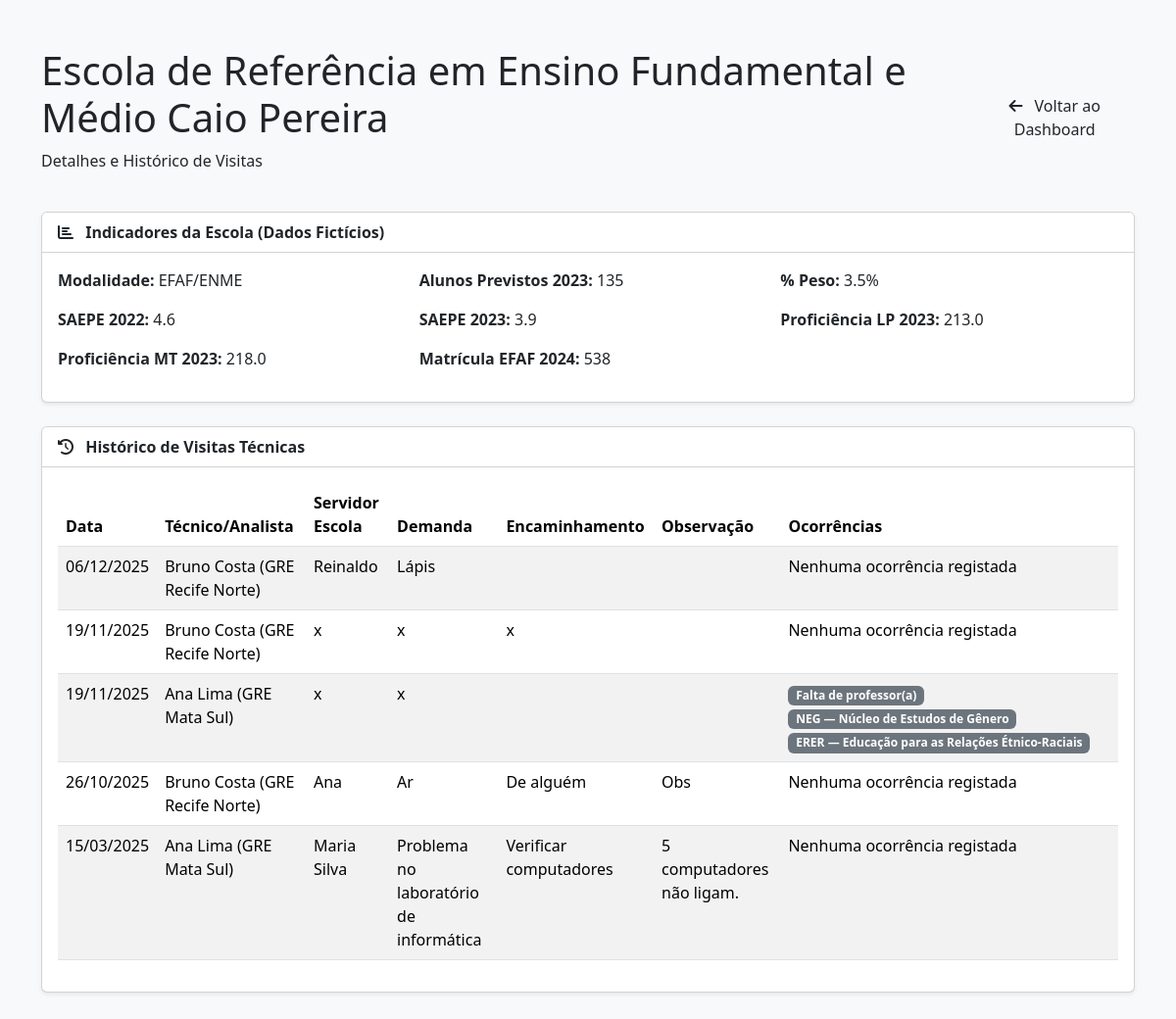
/escola/Escola de Referência em Ensino Fundamental e Médio Caio Pereira/ (signed in), run on the app's committed database.
### core/models.py (models this page shows, shortened)
class DadosFicticiosEscola(models.Model):
    escola = models.CharField(max_length=255)
    modalidade = models.CharField(max_length=100)
    alunos_previstos_2023 = models.IntegerField(null=True, blank=True)
    percentual_peso = models.FloatField(null=True, blank=True)
    saepe_2022 = models.FloatField(null=True, blank=True)
    saepe_2023 = models.FloatField(null=True, blank=True)
    proficiencia_lp_2023 = models.FloatField(null=True, blank=True)
    proficiencia_mt_2023 = models.FloatField(null=True, blank=True)
    matricula_efaf_2024 = models.IntegerField(null=True, blank=True)

class VisitaTecnica(models.Model):
    escola = models.CharField(max_length=255)
    data_visita = models.DateField(null=True, blank=True) # Melhor tipo para datas
    tecnico_gre = models.CharField(max_length=255, null=True, blank=True)
    servidor_escola = models.CharField(max_length=255, null=True, blank=True)
    demanda = models.TextField(null=True, blank=True) # TextField é melhor para textos longos
    encaminhamento = models.TextField(null=True, blank=True)
    observacao = models.TextField(null=True, blank=True)
    ocorrencias = models.ManyToManyField(Ocorrencia, blank=True, verbose_name="Ocorrências observadas")

class Ocorrencia(models.Model):
    descricao = models.CharField(max_length=255)

### core/views.py (the view)
# urls.py: path('escola/<str:escola_nome>/', views.perfil_escola_view, name='perfil_escola'),
@login_required(login_url='login')
def perfil_escola_view(request, escola_nome):
    try:
        escola_nome_tratado = escola_nome.strip()
        escola_info = get_object_or_404(DadosFicticiosEscola, escola=escola_nome_tratado)
        visitas_historico = VisitaTecnica.objects.filter(
            escola=escola_nome_tratado
        ).order_by('-data_visita')
        context = {
            'escola_info': escola_info,
            'visitas_historico': visitas_historico,
        }
        return render(request, 'perfil_escola.html', context)
    except DadosFicticiosEscola.DoesNotExist:
         messages.error(request, f"Escola '{escola_nome}' não encontrada nos dados fictícios.")
         return redirect('analise_dashboard')
    except Exception as e:
         messages.error(request, f"Ocorreu um erro ao carregar o perfil da escola: {e}")
         return redirect('analise_dashboard')

### core/templates/perfil_escola.html
{% extends 'base.html' %}
{% load static %}
{% block content %}
<div class="container my-5">
    <div class="d-flex justify-content-between align-items-center mb-4">
        <div>
            <h1 class="page-title">{{ escola_info.escola }}</h1>
            <p class="page-subtitle">Detalhes e Histórico de Visitas</p>
        </div>
        <a href="{% url 'analise_dashboard' %}" class="btn btn-secondary-custom">
            <i class="fas fa-arrow-left me-2"></i> Voltar ao Dashboard
        </a>
    </div>
    <div class="card shadow-sm mb-4">
        <div class="card-header bg-white fw-bold">
            <i class="fas fa-chart-bar me-2"></i> Indicadores da Escola (Dados Fictícios)
        </div>
        <div class="card-body">
            <div class="row">
                <div class="col-md-4 mb-3">
                    <strong>Modalidade:</strong> {{ escola_info.modalidade|default:"N/A" }}
                </div>
                <div class="col-md-4 mb-3">
                    <strong>Alunos Previstos 2023:</strong> {{ escola_info.alunos_previstos_2023|default:"N/A" }}
                </div>
                 <div class="col-md-4 mb-3">
                    <strong>% Peso:</strong> {{ escola_info.percentual_peso|default:"N/A" }}%
                </div>
                <div class="col-md-4 mb-3">
                    <strong>SAEPE 2022:</strong> {{ escola_info.saepe_2022|default:"N/A" }}
                </div>
                 <div class="col-md-4 mb-3">
                    <strong>SAEPE 2023:</strong> {{ escola_info.saepe_2023|default:"N/A" }}
                </div>
                <div class="col-md-4 mb-3">
                    <strong>Proficiência LP 2023:</strong> {{ escola_info.proficiencia_lp_2023|default:"N/A" }}
                </div>
                <div class="col-md-4 mb-3">
                    <strong>Proficiência MT 2023:</strong> {{ escola_info.proficiencia_mt_2023|default:"N/A" }}
                </div>
                <div class="col-md-4 mb-3">
                    <strong>Matrícula EFAF 2024:</strong> {{ escola_info.matricula_efaf_2024|default:"N/A" }}
                </div>
            </div>
        </div>
    </div>
    <div class="card shadow-sm">
        <div class="card-header bg-white fw-bold">
            <i class="fas fa-history me-2"></i> Histórico de Visitas Técnicas
        </div>
        <div class="card-body">
            <div class="table-responsive">
                <table class="table table-striped table-hover">
                    <thead>
                        <tr>
                            <th>Data</th>
                            <th>Técnico/Analista</th>
                            <th>Servidor Escola</th>
                            <th>Demanda</th>
                            <th>Encaminhamento</th>
                            <th>Observação</th>
                            <th>Ocorrências</th>
                        </tr>
                    </thead>
                    <tbody>
                        {% for visita in visitas_historico %} <tr>
                            <td>{{ visita.data_visita|date:"d/m/Y" }}</td>
                            <td>{{ visita.tecnico_gre|default:"" }}</td>
                            <td>{{ visita.servidor_escola|default:"" }}</td>
                            <td>{{ visita.demanda|default:"" }}</td>
                            <td>{{ visita.encaminhamento|default:"" }}</td>
                            <td>{{ visita.observacao|default:"" }}</td>
                            <td>
                                {% for ocorrencia in visita.ocorrencias.all %}
                                    <span class="badge bg-secondary me-1">{{ ocorrencia.descricao }}</span>
                                {% empty %}
                                    Nenhuma ocorrência registada
                                {% endfor %}
                            </td>
                        </tr>
                        {% empty %}
                        <tr>
                            <td colspan="7" class="text-center">Nenhuma visita técnica registada para esta escola.</td>
                        </tr>
                        {% endfor %}
                    </tbody>
                </table>
            </div>
        </div>
    </div>
</div>
{% endblock content %}

### data on the page
DadosFicticiosEscola: escola "Escola de Referência em Ensino Fundamental e Médio Caio Pereira", modalidade "EFAF/ENME", alunos_previstos_2023 "135", percentual_peso "3.5", saepe_2022 "4.6", saepe_2023 "3.9", proficiencia_lp_2023 "213.0", proficiencia_mt_2023 "218.0", matricula_efaf_2024 "538"
VisitaTecnica: data_visita "06/12/2025", tecnico_gre "Bruno Costa (GRE Recife Norte)", servidor_escola "Reinaldo", demanda "Lápis"
VisitaTecnica: data_visita "19/11/2025", tecnico_gre "Bruno Costa (GRE Recife Norte)", servidor_escola "x", demanda "x", encaminhamento "x"
VisitaTecnica: data_visita "19/11/2025", tecnico_gre "Ana Lima (GRE Mata Sul)", servidor_escola "x", demanda "x"
Ocorrencia: descricao "Falta de professor(a)"
Ocorrencia: descricao "NEG — Núcleo de Estudos de Gênero"
Ocorrencia: descricao "ERER — Educação para as Relações Étnico-Raciais"
VisitaTecnica: data_visita "26/10/2025", tecnico_gre "Bruno Costa (GRE Recife Norte)", servidor_escola "Ana", demanda "Ar", encaminhamento "De alguém", observacao "Obs"
VisitaTecnica: data_visita "15/03/2025", tecnico_gre "Ana Lima (GRE Mata Sul)", servidor_escola "Maria Silva", demanda "Problema no laboratório de informática", encaminhamento "Verificar computadores", observacao "5 computadores não ligam."
